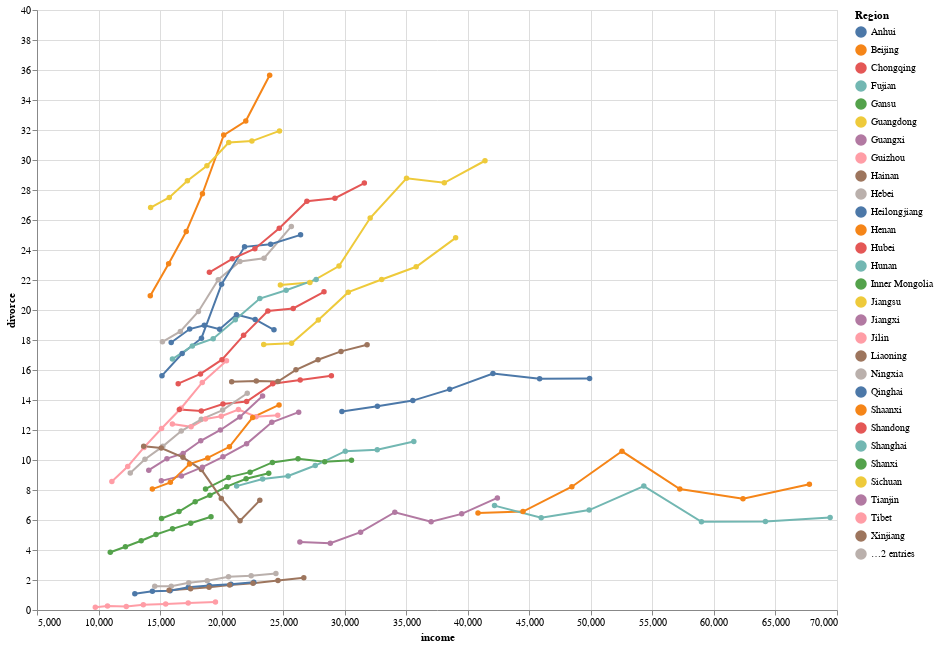

Notebook code for this chart:
### Code cell
alt.Chart(merged_df).mark_line(point=True).encode(
    x=alt.X('income'),
    y='divorce',
    color='Region',
    tooltip=['Region', 'income', 'divorce', 'year']
).properties(
    width=800,
    height=600
)

### Figure 1 — Vega-Lite specification as saved in the notebook (floating-point values rounded to 4 significant figures; data arrays with more than 128 entries replaced by an {"elided": "..."} marker saying what was removed)
{"config": {"view": {"continuousWidth": 400, "continuousHeight": 300}}, "data": {"name": "data-92f52614f36201dd36589e2c4bb3d1c3"}, "mark": {"type": "line", "point": true}, "encoding": {"color": {"type": "nominal", "field": "Region"}, "tooltip": [{"type": "nominal", "field": "Region"}, {"type": "quantitative", "field": "income"}, {"type": "quantitative", "field": "divorce"}, {"type": "nominal", "field": "year"}], "x": {"type": "quantitative", "field": "income"}, "y": {"type": "quantitative", "field": "divorce"}}, "height": 600, "width": 800, "$schema": "https://vega.github.io/schema/vega-lite/v4.8.1.json", "datasets": {"data-92f52614f36201dd36589e2c4bb3d1c3": {"elided": "217 records"}}}
